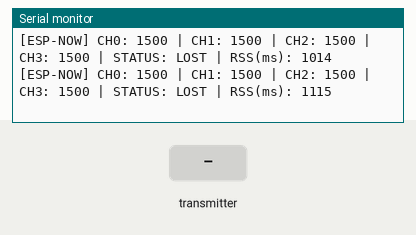
The sketch below on a simulated ESP32. On the bench: the last lines printed to the serial monitor. The test bench sets the inputs (shaded band).

Above: at 1.2 s.
1.3 s: the transmitter starts sending ch.0 = 0
At 1.32 s:
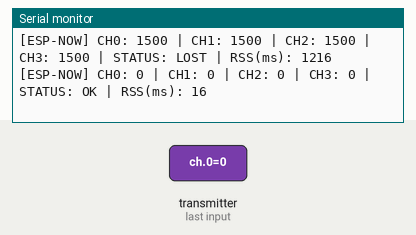
2.8 s: the transmitter starts sending ch.1 = 1024
At 2.84 s:
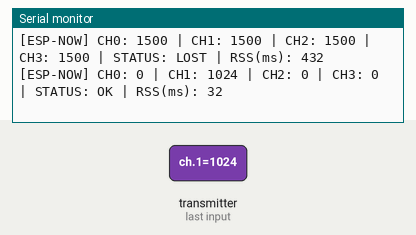
4.3 s: the transmitter starts sending ch.2 = 1024
At 4.35 s:
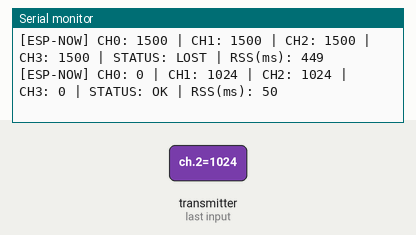
5.8 s: the transmitter starts sending ch.3 = 1024
At 5.87 s:
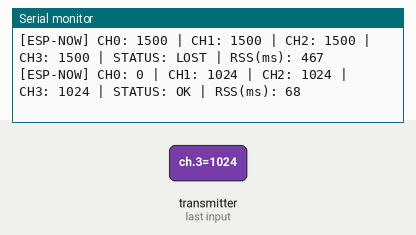
7.3 s: the transmitter starts sending ch.0 = 1024
At 7.39 s:
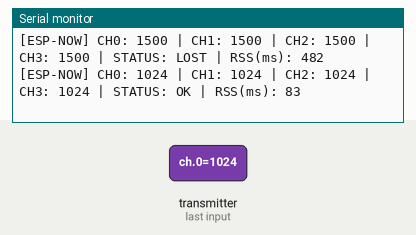
8.8 s: the transmitter starts sending ch.1 = 0
At 8.9 s:
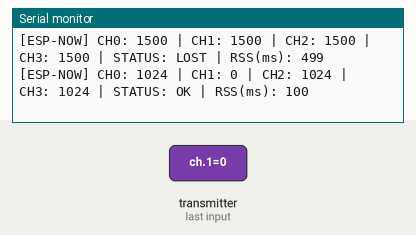

Measured:
- after the input at 1.3 s, the serial monitor: prints a new line at once (image 1)
- after the input at 2.8 s, the serial monitor: prints a new line at once (image 2)
- after the input at 4.3 s, the serial monitor: prints a new line after 0.05 s (image 3)
- after the input at 5.8 s, the serial monitor: prints a new line after 0.07 s (image 4)
- after the input at 7.3 s, the serial monitor: prints a new line after 0.08 s (image 5)
- after the input at 8.8 s, the serial monitor: prints a new line after 0.10 s (image 6)

The sketch:

rx_19_05_v1.ino
```cpp
#include <Arduino.h>
#include <WiFi.h>
#include <esp_now.h>
#include "esp_wifi.h"

typedef struct {
  uint16_t ch[4];
} Data;

volatile Data rxData;

uint32_t lastRx = 0;
uint8_t lostCount = 0;
bool lost = false;

#define FAILSAFE_MS 180

// ===== CALLBACK =====
#if ESP_ARDUINO_VERSION_MAJOR >= 3
void OnDataRecv(const esp_now_recv_info_t *info, const uint8_t *data, int len)
#else
void OnDataRecv(const uint8_t *mac, const uint8_t *data, int len)
#endif
{
  if (len != sizeof(Data)) return;

  memcpy((void*)&rxData, data, sizeof(Data));
  lastRx = millis();
}

void setup() {
  Serial.begin(115200);

  WiFi.mode(WIFI_STA);
  WiFi.disconnect();
  WiFi.setSleep(false);

  esp_now_init();
  esp_now_register_recv_cb(OnDataRecv);

  esp_wifi_set_channel(1, WIFI_SECOND_CHAN_NONE);

  Serial.println("================================");
  Serial.println("      ESP-NOW RX READY");
  Serial.println("================================");
}

void loop() {

  // ===== FAILSAFE =====
  if (millis() - lastRx > FAILSAFE_MS) {
    if (lostCount < 10) lostCount++;
  } else {
    lostCount = 0;
  }

  lost = (lostCount >= 3);

  uint16_t out[4];

  if (lost) {
    out[0] = out[1] = out[2] = out[3] = 1500;
  } else {
    for (int i = 0; i < 4; i++) {
      out[i] = rxData.ch[i];
    }
  }

  // ===== PRINT TERMINAL (10Hz) =====
  static uint32_t lastPrint = 0;

  if (millis() - lastPrint > 100) {
    lastPrint = millis();

    Serial.print("[ESP-NOW] ");

    Serial.print("CH0: "); Serial.print(out[0]);
    Serial.print(" | CH1: "); Serial.print(out[1]);
    Serial.print(" | CH2: "); Serial.print(out[2]);
    Serial.print(" | CH3: "); Serial.print(out[3]);

    Serial.print(" | STATUS: ");
    Serial.print(lost ? "LOST" : "OK");

    Serial.print(" | RSS(ms): ");
    Serial.println(millis() - lastRx);
  }
}
```
